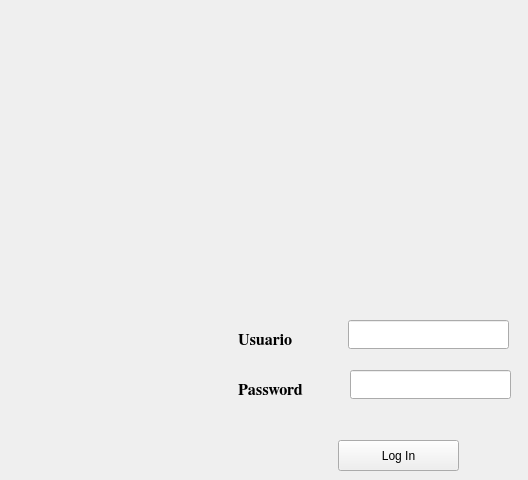
    <widget class="QWidget" name="widget">
     <property name="enabled">
      <bool>true</bool>
     </property>
     <attribute name="title">
      <string>Administrador</string>
     </attribute>
     <widget class="QPushButton" name="boton_login">
      <property name="geometry">
       <rect>
        <x>338</x>
        <y>440</y>
        <width>121</width>
        <height>31</height>
       </rect>
      </property>
      <property name="text">
       <string>Log In</string>
      </property>
     </widget>
     <widget class="QLabel" name="label_2">
      <property name="geometry">
       <rect>
        <x>238</x>
        <y>330</y>
        <width>81</width>
        <height>21</height>
       </rect>
      </property>
      <property name="font">
       <font>
        <family>FreeSerif</family>
        <pointsize>12</pointsize>
        <weight>75</weight>
        <bold>true</bold>
       </font>
      </property>
      <property name="text">
       <string>Usuario</string>
      </property>
     </widget>
     <widget class="QLabel" name="label_3">
      <property name="geometry">
       <rect>
        <x>238</x>
        <y>380</y>
        <width>91</width>
        <height>21</height>
       </rect>
      </property>
      <property name="font">
       <font>
        <family>FreeSerif</family>
        <pointsize>12</pointsize>
        <weight>75</weight>
        <bold>true</bold>
       </font>
      </property>
      <property name="text">
       <string>Password</string>
      </property>
     </widget>
     <widget class="QLabel" name="label">
      <property name="geometry">
       <rect>
        <x>258</x>
        <y>20</y>
        <width>261</width>
        <height>261</height>
       </rect>
      </property>
      <property name="maximumSize">
       <size>
        <width>16777215</width>
        <height>16777215</height>
       </size>
      </property>
      <property name="autoFillBackground">
       <bool>false</bool>
      </property>
      <property name="text">
       <string/>
      </property>
      <property name="pixmap">
       <pixmap>Imagenes/businessman-3.png</pixmap>
      </property>
     </widget>
     <widget class="QLineEdit" name="username">
      <property name="geometry">
       <rect>
        <x>348</x>
        <y>320</y>
        <width>161</width>
        <height>29</height>
       </rect>
      </property>
     </widget>
     <widget class="QLineEdit" name="password">
      <property name="geometry">
       <rect>
        <x>350</x>
        <y>370</y>
        <width>161</width>
        <height>29</height>
       </rect>
      </property>
     </widget>
    </widget>
